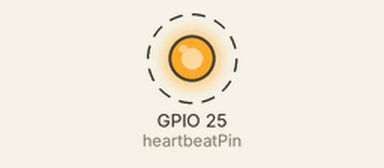
This sketch was run on a simulated ESP32. Shown: output pins drawn as LEDs (lit = HIGH). Dashed ring = blinking.

Above: at 0.05 s.
Timing chart, 0 to 3.0 s (numbered marks = the images above):
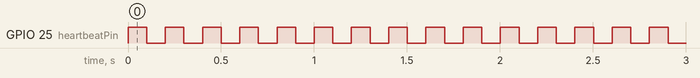

Measured:
- by itself, GPIO 25 (heartbeatPin): alternates HIGH for 0.10 s and LOW for 0.10 s

The sketch:

esp32_heartbeat.ino
```cpp
// RoboGuard bench signal. Send 's' to stop pulses and 'r' to resume.
constexpr uint8_t heartbeatPin = 25;
bool running = true;
bool high = false;

void setup() {
  pinMode(heartbeatPin, OUTPUT);
  digitalWrite(heartbeatPin, LOW);
  Serial.begin(115200);
}

void loop() {
  while (Serial.available()) {
    int command = Serial.read();
    if (command == 's') running = false;
    if (command == 'r') running = true;
  }
  high = running && !high;
  digitalWrite(heartbeatPin, high ? HIGH : LOW);
  delay(100);
}
```
